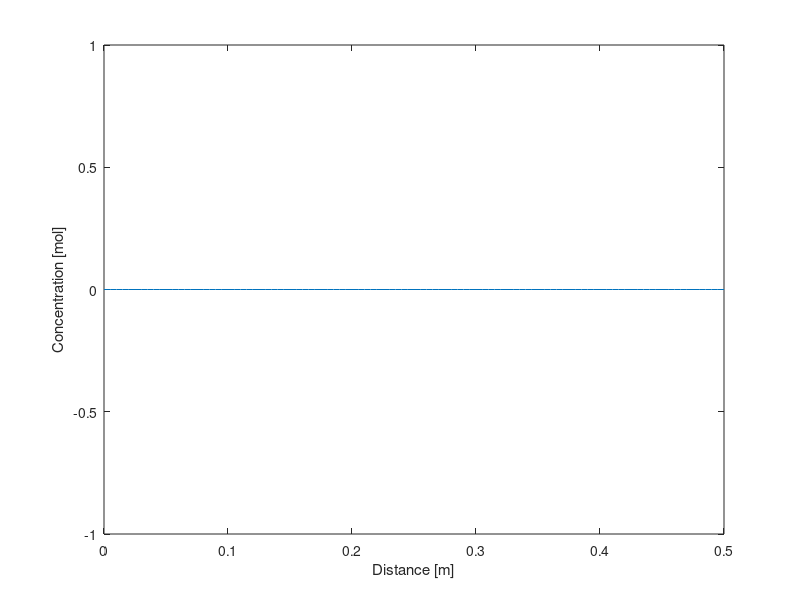

MATLAB code for this plot: (Note: this script raises an error after producing the figure.)
clear; clc; close('all');
% inputs
D = 1 ; % metre 
ray = D/2 ; 
Ce = 10 ; % mol/m3 
k = 1.8*10^(-9) ; % s^(-1) 
Deff = 10^(-10) ; % m2/s 
s = 10^(-8) ; % mol/m3/s 
Nr = 100; 
tsim = 10^10; % secondes
Nt = 100; 
annees = tsim/(86400*365);

% steps 
ri = 0 ; rf = D/2  ; dr = (rf - ri)/Nr; 
ti = 0;  tf = tsim ; dt = (tf-ti)/Nt ;

h = dr; 
R = ri:dr:rf; nr = numel(R) ; 
T = ti:dt:tf; nt = numel(T) ;

[r,t] = meshgrid(R,T); r = r'; t = t'; % x and t matrices


% Concentration Matrix
%c = ones(nr,nt)*(h^2*(1+k*dt));
c = zeros(nr,nt);
% c(1,1) = 0;
% c(nr,1) = Ce; 
 

m = zeros(nr,nr);
m(1,1) = -3 ;
m(1,2) = 4 ; 
m(1,3) = -1 ;
m(nr,nr) = 1; 

for i=2:Nr  
 alpha = (-Deff*dt*h/(2*R(i))-Deff*dt) / (h^2*(1-k*dt)); 
 beta = (h^2+2*Deff*dt)/ (h^2*(1-k*dt)); 
 gamma = (Deff*dt*h/(2*R(i))-Deff*dt)/ (h^2*(1-k*dt)); 
    m(i,i) = beta ;
    m(i,i+1) = alpha ; 
    m(i,i-1) = gamma ;   
end

matcoeffs= [ alpha; beta ; gamma];


for t=1:nt-1
    K = [0 ; c(2:nr-1,t) ; Ce] ;  % Cold
    X = m\K ; 
    c(:,t+1) = X;
end     


% solution analytique 
C_analytique = zeros(nr,1); 
for i=1:nr
C_analytique (i) =  0.25 * s/Deff * ray^2 * (R(i)^2/ray^2 -1) + Ce; 
end 


%% Results

% Animation
    for j = 1:nt
        plot(R,c(:,j)); xlabel('Distance [m]'); ylabel('Concentration [mol]');
        title(['Concentration Versus Distance at Time = ' num2str(round(T(j),3)) ' s']) ; 
        grid('on'); drawnow; %pause(1);
    end

    figure(2)
    plot(R,C_analytique)
    hold on 
    plot(R,c(:,nt),'o')
    grid on 
    title(['Concentration Versus Distance ' num2str(round(T(j),3)) ' s']) ;
    legend('solution analytique', 'solution numérique')
    
    
    